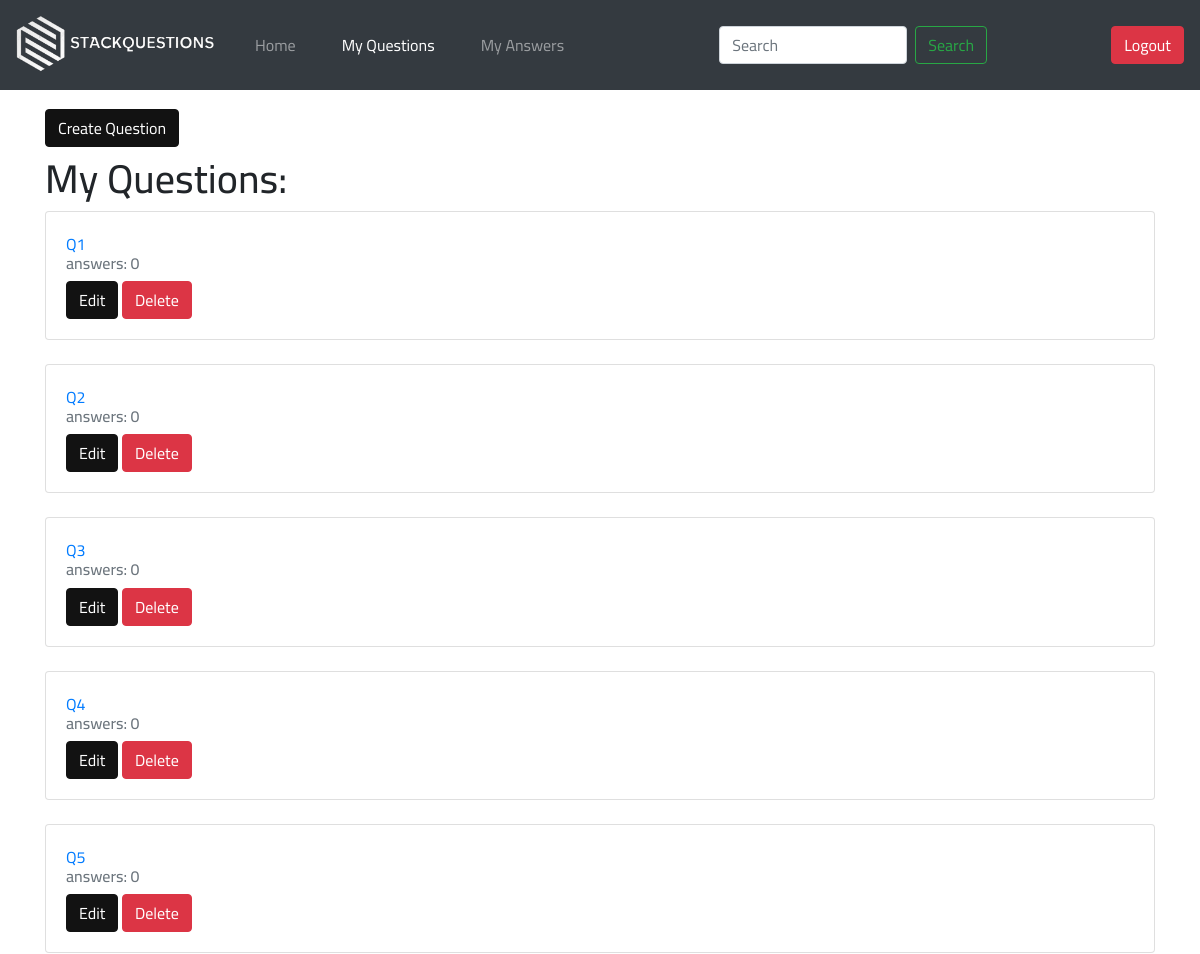
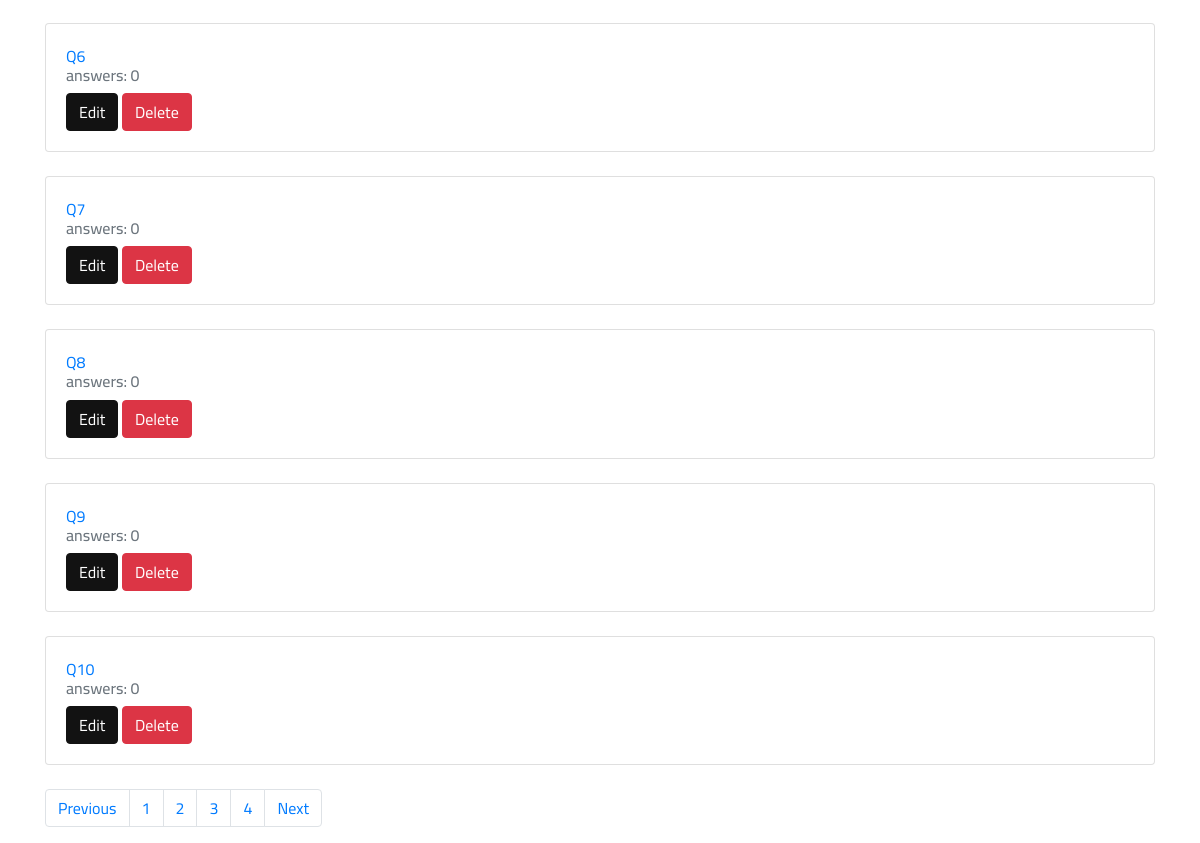
/my_questions.php (signed in), run on the app's committed database (2 pictures, top to bottom).
### tables this page shows
CREATE TABLE `questions` (
  `id` int(11) NOT NULL,
  `title` varchar(50) NOT NULL,
  `description` text NOT NULL,
  `user_id` int(11) NOT NULL,
  `created_at` datetime NOT NULL DEFAULT current_timestamp()
);

### functions/web.php (called while the page is built, shortened)
<?php
function currentUserId()
{
    return $_COOKIE['user_id'];
}

### functions/question.php (called while the page is built, shortened)
<?php
function getCurrentUserQuestions($page)
{
    $db = connectDB();
    $user_id = currentUserId();
    $last_item = ($page-1) * 10;
    $sql = "SELECT q.*, COUNT(a.id) answers_count FROM questions q LEFT JOIN answers a ON(q.id = a.question_id) WHERE q.user_id = $user_id GROUP BY q.id LIMIT $last_item, 10";
    $result = mysqli_query($db, $sql);
    $questions = array();
    while ($row = mysqli_fetch_array($result)) {
        $questions[] = $row;
    }
    return $questions;
}
function getCurrentUserPaginationCount()
{
    $db = connectDB();
    $user_id = currentUserId();
    $sql = "SELECT (COUNT(id) / 10) pagination FROM questions WHERE user_id = $user_id";
    $result = mysqli_query($db, $sql);
    $row = mysqli_fetch_array($result);
    return ceil($row['pagination']);
}

### my_questions.php (the view, shortened to what this page needs)
<?php
require_once 'functions/web.php';
require_once 'functions/question.php';
$questions = getCurrentUserQuestions($_GET['page'] ?? 1);
$pagination_count = getCurrentUserPaginationCount();
?>
<!DOCTYPE html>
<html lang="en">
<head>
    <?php require_once 'components/styles.php' ?>
</head>
<body>
    <?php require_once 'components/navbar.php' ?>
    <div class="container mt-4">
        <a href="create_question.php" class="btn btn-primary">Create Question</a>
        <h1 class="mt-2">My Questions:</h1>
        <?php
        foreach ($questions as $question) {
            echo '
            <form method="post" action="#">
                <div class="card mb-4">
                    <div class="card-body">
                        <a class="card-link" href="index.php?question_id=' . $question['id'] . '">' . $question['title'] . '</a>
                        <div class="card-subtitle text-muted">
                            <h6 class="mt-1">answers: ' . $question['answers_count'] . '</h6>
                        </div>
                        <a href="edit_question.php?question_id=' . $question['id'] . '" class="btn btn-primary">Edit</a>
                        <input type="hidden" name="question_id" value="' . $question['id'] . '"/>
                        <button name="delete" type="submit" class="btn btn-danger">Delete</button>
                    </div>
                </div>
            </form>';
        }
        if (isset($_GET['page']) && $_GET['page'] === 1)
            echo '<nav aria-label="Page navigation example">
        <ul class="pagination">
            <li class="page-item"><a class="page-link" href="my_questions.php?page=1">Previous</a></li>';
        else{
            echo '<nav aria-label="Page navigation example">
        <ul class="pagination">
            <li class="page-item"><a class="page-link" href="my_questions.php?page=';?><?php
            if(isset($_GET['page'])) {
            if($_GET['page'] == 1){
                echo '1';
            }else
            echo
            (($_GET['page'] ?? 2) - 1);
        }else
        echo'1';
        echo '">Previous</a></li>';
        }
        for ($i = 1; $i <= $pagination_count; $i++) {
            if ($i === ($_GET['page'] ?? 1))
                echo '
                <li class="page-item"><a class="page-link active" href="my_questions.php?page=' . $i . '">' . $i  . '</a></li>
                ';
            else
                echo '
                <li class="page-item"><a class="page-link" href="my_questions.php?page=' . $i . '">' . $i. '</a></li>
                ';
        }
        if (!isset($_GET['page']))
            echo '
                <li class="page-item"><a class="page-link" href="my_questions.php">Next</a></li>
            </ul>
            </nav>';
        else
            echo '
                <li class="page-item"><a class="page-link" href="my_questions.php?page=' . (($_GET['page'] ?? 1) + 1) . '">Next</a></li>
            </ul>
            </nav>';
        ?>
    </div>
</body>
</html>

### css/main.css (style rules this page uses)
body { font-family: 'Cairo', sans-serif; }
.btn-primary { color: #fff; background-color: #121212; border-color: #121212; }

### data on the page
questions: title "Q1", answers_count "0"
questions: title "Q2", answers_count "0"
questions: title "Q3", answers_count "0"
questions: title "Q4", answers_count "0"
questions: title "Q5", answers_count "0"
questions: title "Q6", answers_count "0"
questions: title "Q7", answers_count "0"
questions: title "Q8", answers_count "0"
questions: title "Q9", answers_count "0"
questions: title "Q10", answers_count "0"
